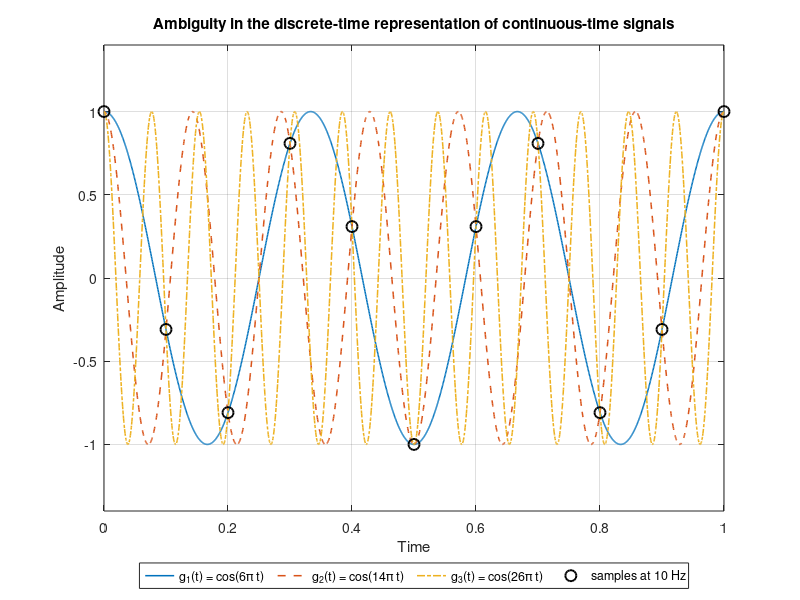

MATLAB code for this plot: (Note: this script raises an error after producing the figure.)
%HW1_M2_06  Exercise M2.6
%   Plot a continuous-time sinusoid together with its sampled version and
%   verify Figure 2.28 (the HOLD function keeps both plots on one axis).
%
%   Figure 2.28:  g1(t) = cos(6*pi*t), g2(t) = cos(14*pi*t), g3(t) = cos(26*pi*t)
%   (3 Hz, 7 Hz, 13 Hz) sampled at 10 Hz, i.e. T = 0.1 s.  All three produce
%   exactly the same sequence, because
%
%       g2[n] = cos(1.4*pi*n) = cos((2*pi - 0.6*pi)n) = cos(0.6*pi*n)
%       g3[n] = cos(2.6*pi*n) = cos((2*pi + 0.6*pi)n) = cos(0.6*pi*n).

clc; close all;

T  = 0.1;                 % sampling period, s   (10 Hz sampling rate)
f  = [3 7 13];            % Hz
t  = 0:0.0005:1;          % dense grid for the "continuous-time" curves
n  = 0:round(1/T);        % sample indices covering 0 <= t <= 1

figure('Name','M2.6  Figure 2.28','Position',[80 120 950 520]);
sty = {'-','--','-.'};
for k = 1:3
    plot(t, cos(2*pi*f(k)*t), sty{k}, 'LineWidth', 1.1); hold on
end
plot(n*T, cos(2*pi*f(1)*n*T), 'ko', 'MarkerSize', 8, 'LineWidth', 1.4);
hold off; grid on
xlabel('Time'); ylabel('Amplitude'); ylim([-1.4 1.4]);
legend('g_1(t) = cos(6\pi t)','g_2(t) = cos(14\pi t)','g_3(t) = cos(26\pi t)', ...
       'samples at 10 Hz', 'Location','southoutside','Orientation','horizontal');
title('Ambiguity in the discrete-time representation of continuous-time signals');

%% verification: the three sampled sequences are identical
g = zeros(3, numel(n));
for k = 1:3, g(k,:) = cos(2*pi*f(k)*n*T); end
fprintf('g1[n] : %s\n', mat2str(round(g(1,:),4)));
fprintf('g2[n] : %s\n', mat2str(round(g(2,:),4)));
fprintf('g3[n] : %s\n', mat2str(round(g(3,:),4)));
fprintf('\nall three sampled sequences identical : %d\n', ...
        max(max(abs(diff(g,1,1)))) < 1e-12);

%% the general statement: (10k +/- 3) Hz all alias onto cos(0.6*pi*n)
fprintf('\nfrequencies aliasing onto cos(0.6*pi*n) at a 10 Hz rate:\n');
ref = cos(0.6*pi*n);
for k = 0:4
    for s = [-1 1]
        fk = 10*k + s*3;
        if fk <= 0, continue; end
        same = max(abs(cos(2*pi*fk*n*T) - ref)) < 1e-12;
        fprintf('   %4d Hz -> %s\n', fk, ternary(same,'same sequence','different'));
    end
end

function s = ternary(c,a,b)
if c, s = a; else, s = b; end
end
